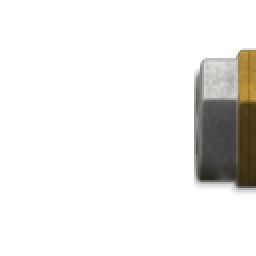
#> input picture resources/custom-art/cnc-gates-hd/end-pieces/ts-gdi-wall/end-gdi-E-ok.png, 128 x 128 px, given in place of component-tower-00.png, which was not available (shown 2 times larger)
$ python tpreview.py ../../../cnc-gates-hd/end-pieces/ts-gdi-wall/end-gdi-E-ok.png
#> lines starting #> are read from the running program, lines starting #| are printed output that depends on the picture; pictures that were not available may be replaced by others from this repository, and a replacement may not be noted
"""Previews for the turrets: every facing on the tower (like in-mod's sheets), healthy and damaged, HD beside
in-mod, a spin GIF, and the aim points marked.

    python3 tpreview.py <vulcan|rpg|sam>
"""
import os, sys, json
import numpy as np
from PIL import Image, ImageDraw

BG = (90, 100, 80, 255)
TOWER = {0: '../ctwr/out/component-tower-00.png', 1: '../ctwr/out/component-tower-01.png'}


def on_tower(turret_png, level=0):
    c = Image.new('RGBA', (176, 320), BG)
    c.alpha_composite(Image.open(TOWER[level]).convert('RGBA'))
    c.alpha_composite(Image.open(turret_png).convert('RGBA'))
    return c


def sheet(name, tag='', level=0, root='out'):
    """all 32 facings on the tower, 8 x 4, cropped like in-mod's sheets (176 x 200 each)."""
#> called with tag = '', level = 0, root = 'out'
    S = Image.new('RGBA', (8 * 176, 4 * 200), BG)
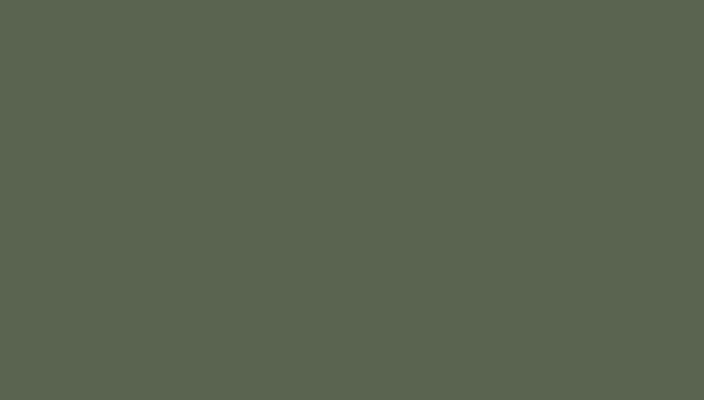
#> S: PIL image 1408x800 RGBA (shown at 1/2 size); mean R, G, B, A 90, 100, 80, 255
    d = ImageDraw.Draw(S)
    for f in range(32):
        t = on_tower(f'{root}/{name}/turret{tag}-{f:02d}.png', level).crop((0, 10, 176, 210))
#> in on_tower, `c = Image.new('RGBA', (176, 320), BG)`:
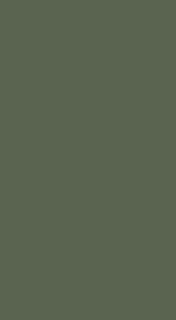
#> c: PIL image 176x320 RGBA; mean R, G, B, A 90, 100, 80, 255
#> in on_tower, `c.alpha_composite(Image.open(TOWER[level]).convert('RGBA'))`:
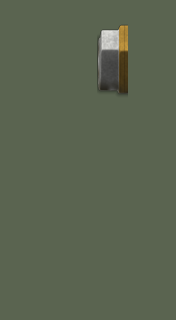
#> c: PIL image 176x320 RGBA; mean R, G, B, A 90.6, 100, 80.1, 255
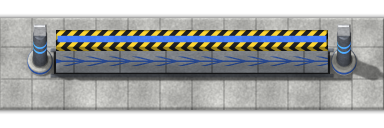
#> input picture resources/custom-art/cnc-gates-hd/ra-allies/allies-gate-h-00.png, 384 x 128 px, given in place of turret-00.png, which was not available
#> in on_tower, `c.alpha_composite(Image.open(turret_png).convert('RGBA'))`:
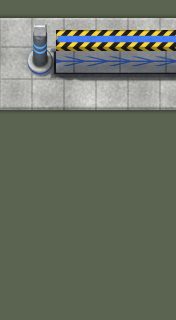
#> c: PIL image 176x320 RGBA; mean R, G, B, A 104.7, 112.6, 98.3, 255
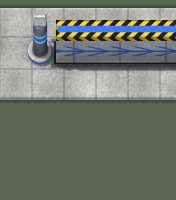
#> t: PIL image 176x200 RGBA; mean R, G, B, A 113.6, 120.2, 109.3, 255
        S.paste(t, ((f % 8) * 176, (f // 8) * 200))
        d.text(((f % 8) * 176 + 4, (f // 8) * 200 + 4), str(f), fill=(255, 255, 0, 255))
    return S


def versus(name, frames=(0, 4, 8, 12, 16, 20, 24, 28), root='out'):
    """in-mod beside HD at x2."""
    tiles = []
    for f in frames:
        a = on_tower(f'ts-tower-turrets-handoff/in-mod/{name}/turret-{f:02d}.png').crop((8, 20, 168, 180)).resize((320, 320), Image.LANCZOS)
        b = on_tower(f'{root}/{name}/turret-{f:02d}.png').crop((8, 20, 168, 180)).resize((320, 320), Image.LANCZOS)
        t = Image.new('RGBA', (650, 330), (40, 40, 40, 255)); t.paste(a, (0, 0)); t.paste(b, (330, 0))
        ImageDraw.Draw(t).text((4, 4), f'{f}: in-mod | HD', fill=(255, 255, 0, 255))
        tiles.append(t)
    S = Image.new('RGBA', (2 * 660, ((len(tiles) + 1) // 2) * 340), (40, 40, 40, 255))
    for i, t in enumerate(tiles):
        S.paste(t, ((i % 2) * 660, (i // 2) * 340))
    return S


def spin_gif(name, path, tag='', level=0, root='out'):
    frames = []
    for f in list(range(32)):
        t = on_tower(f'{root}/{name}/turret{tag}-{f:02d}.png', level).crop((8, 20, 168, 200)).resize((320, 360), Image.LANCZOS)
        frames.append(t.convert('RGB'))
    pal = frames[5].quantize(colors=255, method=Image.MEDIANCUT, dither=Image.NONE)
    q = [fr.quantize(palette=pal, dither=Image.NONE) for fr in frames]
    q[0].save(path, save_all=True, append_images=q[1:], duration=90, loop=0)


def aims(name, state='healthy', root='out', frames=range(0, 32, 2)):
    """the aim points marked on the frames (x3)."""
    pts = json.load(open(f'{root}/{name}/aim-{state}.json'))
    tag = '' if state == 'healthy' else '-' + state
    tiles = []
    for f in frames:
        t = on_tower(f'{root}/{name}/turret{tag}-{f:02d}.png', 1 if 'damaged' in state else 0)
        t = t.crop((8, 20, 168, 150)).resize((480, 390), Image.LANCZOS)
        d = ImageDraw.Draw(t)
        for k, (x, y) in enumerate(pts[str(f)]):
            X, Y = (x - 8) * 3, (y - 20) * 3
            col = (255, 40, 40, 255) if k == 0 or name != 'sam' else (255, 200, 0, 255)
            d.ellipse((X - 4, Y - 4, X + 4, Y + 4), outline=col, width=2)
        d.text((4, 4), str(f), fill=(255, 255, 0, 255))
        tiles.append(t)
    S = Image.new('RGBA', (4 * 486, ((len(tiles) + 3) // 4) * 396), (40, 40, 40, 255))
    for i, t in enumerate(tiles):
        S.paste(t, ((i % 4) * 486, (i // 4) * 396))
    return S


if __name__ == '__main__':
    name = sys.argv[1]
    os.makedirs('previews', exist_ok=True)
#> (the run stopped early here; a loop or call above may not have finished)
